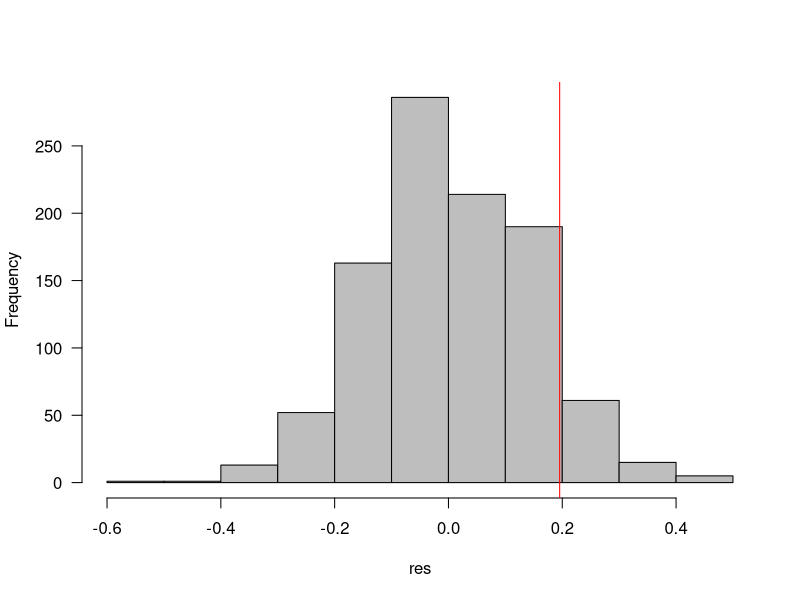
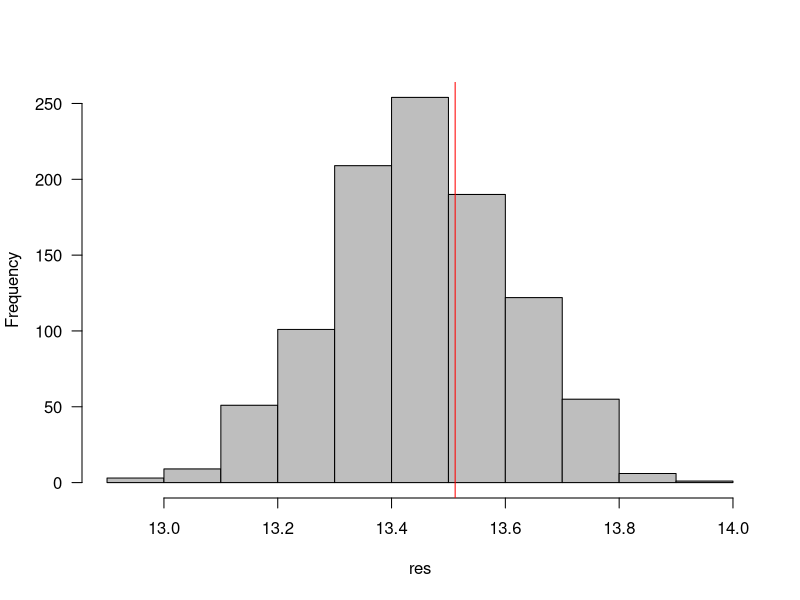

Generate these figures, in order, with R:
library(tidyverse)

data <- read_csv(file="Morph_Data.csv")

colnames(data)[1] <- "Age"
## BMB: rename(data,Age="Age (dph)") would be a little better


set.seed(101)
nsim <- 1000

res <- numeric(nsim)
for (i in 1:nsim) {
  perm <- sample(nrow(data))
  bdat <- transform(data,Age=Age[perm])
  res[i] <- mean(bdat$Length)-mean(bdat[bdat$Age==0,"Length"])
}
obs <- mean(bdat$Length)-mean(bdat[bdat$Age==0,"Length"])
res <- c(res,obs)

hist(res,col="gray",las=1,main="")
abline(v=obs,col="red")

### hypothesis: Age has a significant impact on size
### permutation: scrambled the ages, tried to see if it affected anything
### test statistic: total mean - group mean (can only get 1 treatment at a time)

## I am scrambling all of the ages, so technically I am still testing for the effect of age... but the test statistic only looks at the difference between the most "extreme" treatment group and the total mean

### Does it even make sense to do a permutation with multiple treatment groups? 

set.seed(101)
nsim <- 1000

res <- numeric(nsim)
for (i in 1:nsim) {
  perm <- sample(nrow(data))
  bdat <- transform(data,Treatment=Treatment[perm])
  res[i] <- mean(bdat[bdat$Treatment==2,"Length"])-mean(bdat$Length)/sd(bdat$Length)/sqrt(210)
}
obs <- mean(bdat[bdat$Treatment==2,"Length"])-mean(bdat$Length)/sd(bdat$Length)/sqrt(210)
res <- c(res,obs)

hist(res,col="gray",las=1,main="")
abline(v=obs,col="red")

### Hypothesis (main): Treatment group has significant affect on length 
### Permutation: scrambled the treatment groups
### Test Statistic: tried to use the T-test statistic 


### Attempting to find a better "test statistic" to use for the permutation, and it is very confusing for me.
### Tried using the T-test statistic, but running into the same problem with the code...
### the part where I have to specify which treatment mean I am using is confusing to me, how can I include multiple treatment means?
### the permutation works, but I am pretty confident it is not testing what I want it to, because I am not including the other groups

## I tried a few different ways, but this is definitely a roadblock since the examples in class were very simple compared to this
## I think I would need the permutation to spit out the means of all three treatments into a separate table, and analyze them in a separate step
## That way instead of getting a distribution of "test statistics" I would get 3 different mean distributions

## BMB: you need to do something like compute the sum of squared differences among groups (or the F statistic, or the sum of absolute values of differences among medians ...)  See  https://mac-theobio.github.io/QMEE/lizards_perm.R

## BMB score: 2
